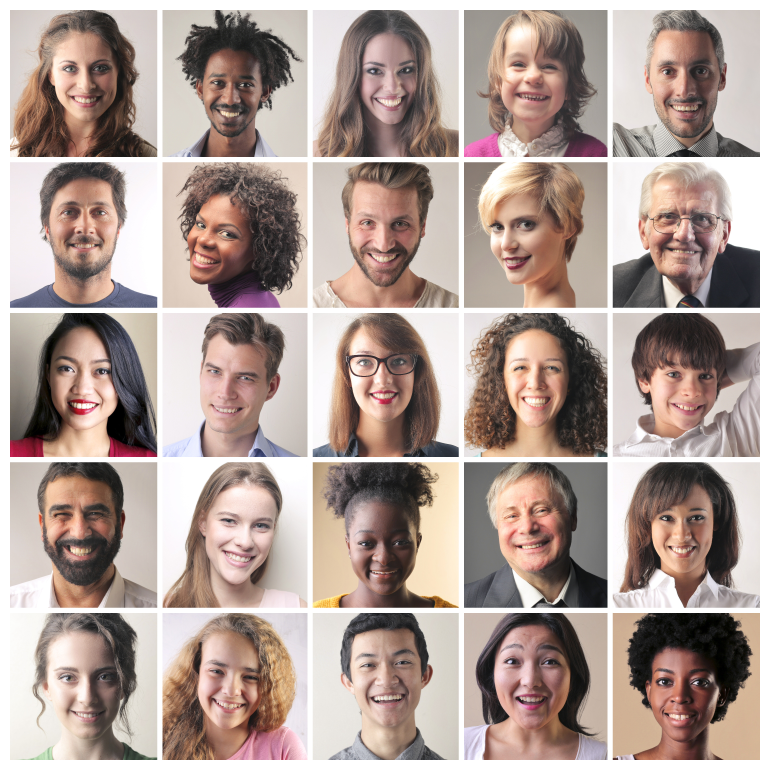
#> input picture faces.jpeg, 3080 x 3080 px (shown at 1/4 size)
$ python 'Skin detection.py'
#> lines starting #> are read from the running program, lines starting #| are printed output that depends on the picture; after the words box and inside, x2 and y2 are one past the last pixel; in counts of white or black regions, pixels touching at a corner belong together
import numpy as np
import cv2

img = cv2.imread("faces.jpeg",1)
#> img is the input picture: shape (3080, 3080, 3); mean B, G, R 150.4, 157.5, 175.1

cv2.imshow("Original",img)
#convert this into HSV file format

hsv= cv2.cvtColor(img,cv2.COLOR_RGB2HSV)
#> hsv: shape (3080, 3080, 3); mean H, S, V 94.5, 43.7, 175.6


h = hsv[:,:,0]
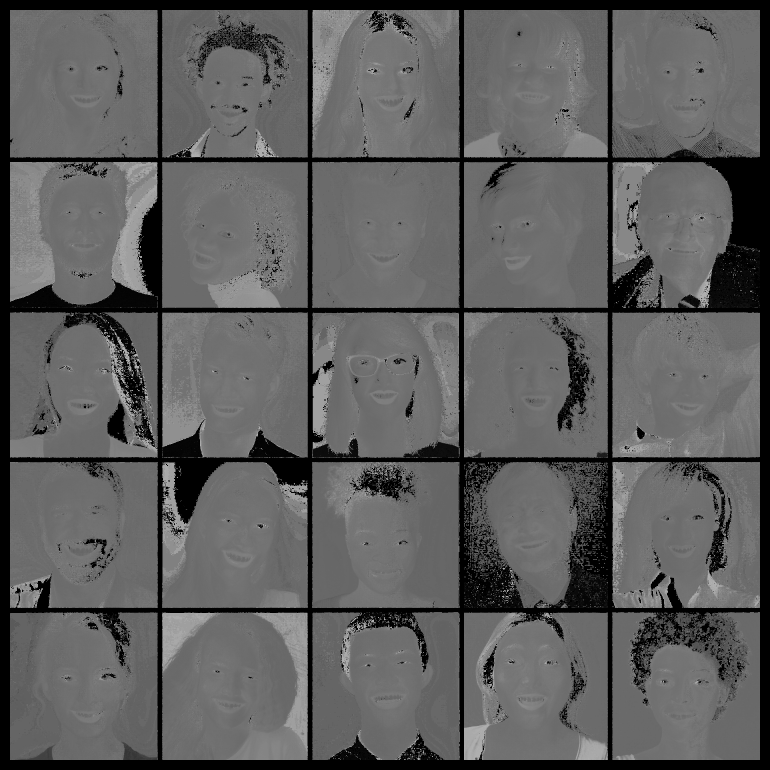
#> h: shape (3080, 3080) (shown at 1/4 size); min 0, max 179, mean 94.5
s = hsv[:,:,1]
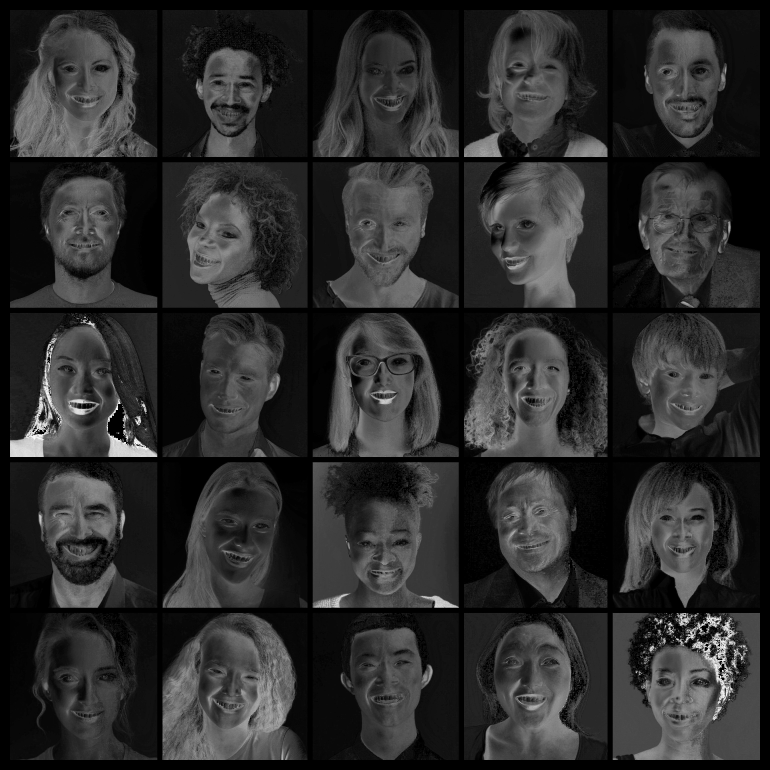
#> s: shape (3080, 3080) (shown at 1/4 size); min 0, max 255, mean 43.7
v = hsv[:,:,2]
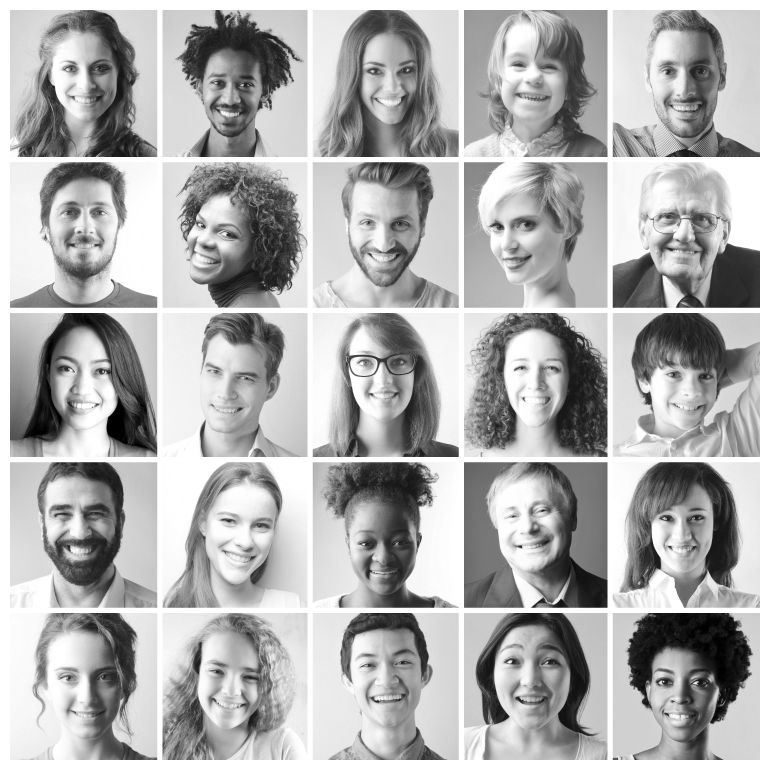
#> v: shape (3080, 3080) (shown at 1/4 size); min 0, max 255, mean 175.6

hsv_split =np.concatenate((h,s,v), axis=1)
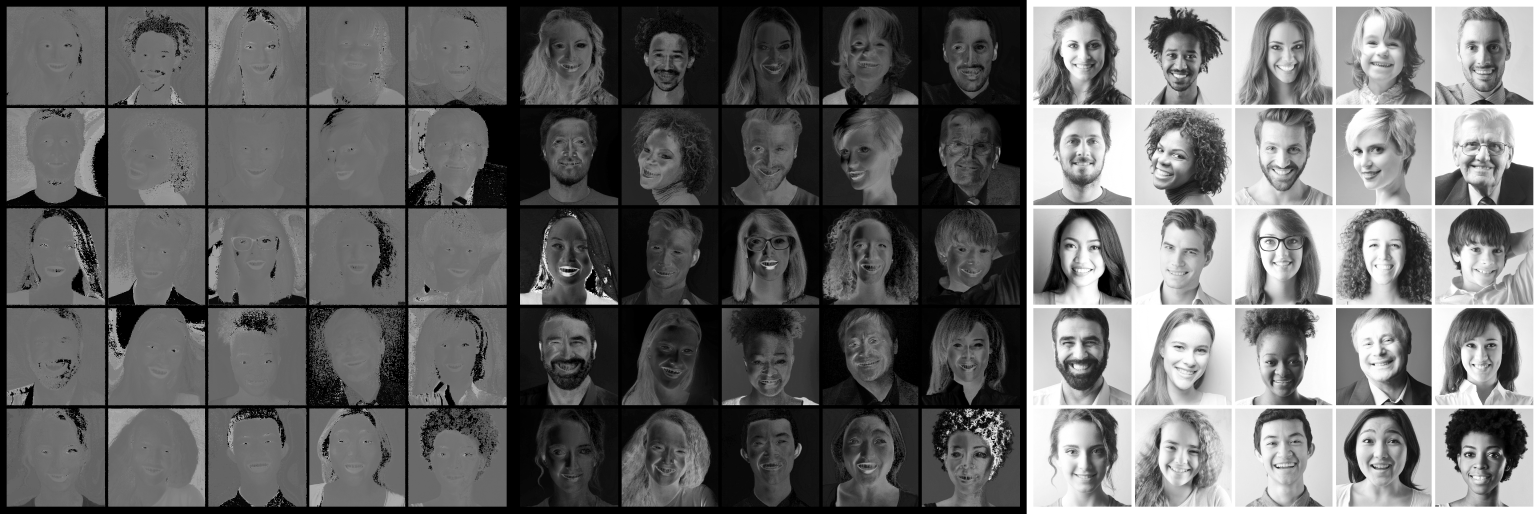
#> hsv_split: shape (3080, 9240) (shown at 1/6 size); min 0, max 255, mean 104.6
cv2.imshow("Split HSV", hsv_split)

# cv2.imshow("HSV",hsv)

#do some treshold
ret, min_sat = cv2.threshold(s,40,225,cv2.THRESH_BINARY)
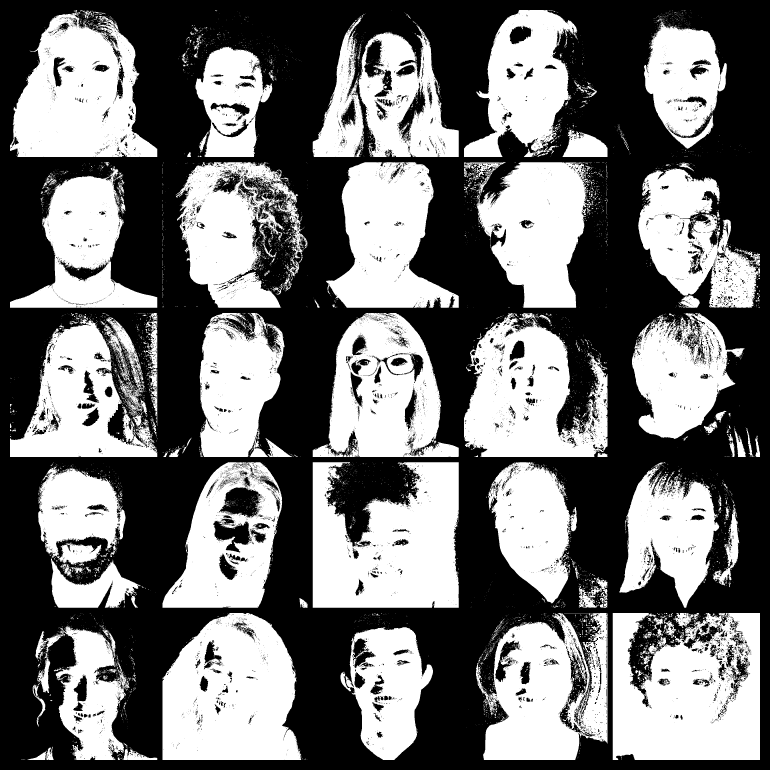
#> min_sat: shape (3080, 3080) (shown at 1/4 size); values 0 (black) and 225 (white), 44.9% white; 11686 white regions (11020 under 20 px), largest, box (x1, y1, x2, y2) and area: (2451, 2452, 3040, 3040) 278465, (1251, 1849, 1835, 2431) 264208, (650, 2452, 1205, 3040) 257180
cv2.imshow("Sat Filter", min_sat)

ret, max_hue = cv2.threshold(h,15,255,cv2.THRESH_BINARY_INV)
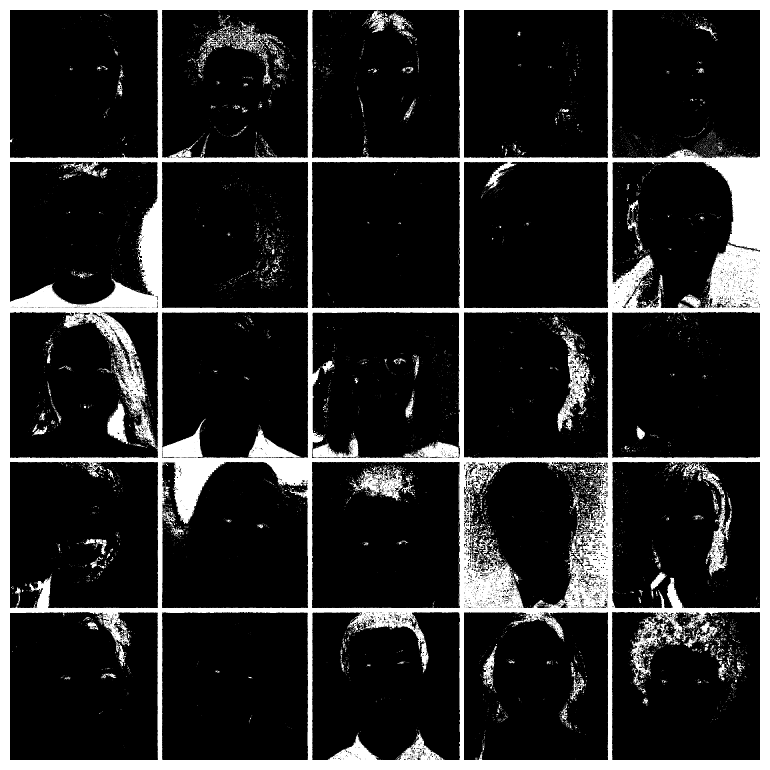
#> max_hue: shape (3080, 3080) (shown at 1/4 size); 16.1% white; 7921 white regions (7124 under 20 px), largest, box (x1, y1, x2, y2) and area: (0, 0, 3080, 3080) 1348800, (2228, 1309, 2363, 1727) 14914, (1397, 1864, 1659, 2002) 12067
cv2.imshow("Hue Filter",max_hue)

final = cv2.bitwise_and(min_sat,max_hue)
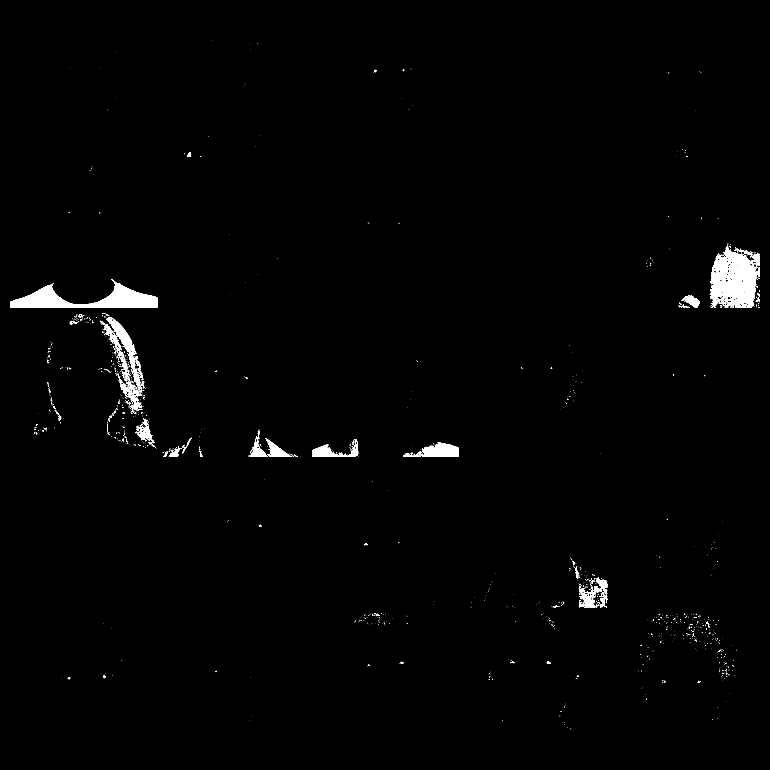
#> final: shape (3080, 3080) (shown at 1/4 size); values 0 (black) and 225 (white), 1.1% white; 1725 white regions (1591 under 20 px), largest, box (x1, y1, x2, y2) and area: (2840, 988, 3040, 1231) 30446, (40, 1124, 629, 1231) 28358, (1688, 1768, 1835, 1828) 6164
#make values 0 to 15 white
#INV mean inverse of the normal order of the threshold

cv2.imshow("Final",final)


cv2.waitKey(0)
cv2.destroyAllWindows()

$ run again, with fuzzy.png saved as faces.jpeg
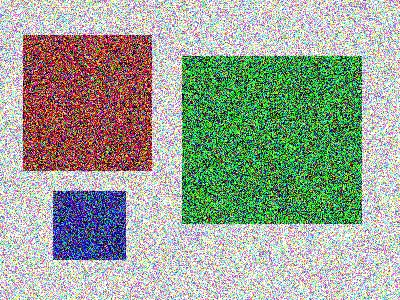
#> input picture fuzzy.png, 400 x 300 px
#> img is the input picture: shape (300, 400, 3); mean B, G, R 150, 164.2, 154.2
#> hsv: shape (300, 400, 3); mean H, S, V 84.5, 94.6, 185.5
#> `ret, min_sat = cv2.threshold(s,40,225,cv2.THRESH_BINARY)`:
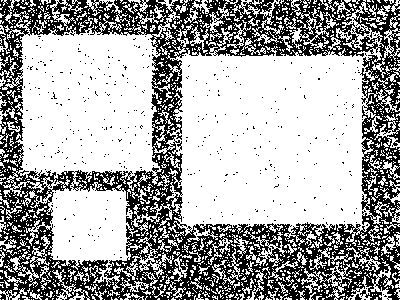
#> min_sat: shape (300, 400); values 0 (black) and 225 (white), 65.1% white; black in thin lines or dots
#> max_hue: shape (300, 400); 6.4% white in thin lines or dots
#> `final = cv2.bitwise_and(min_sat,max_hue)`:
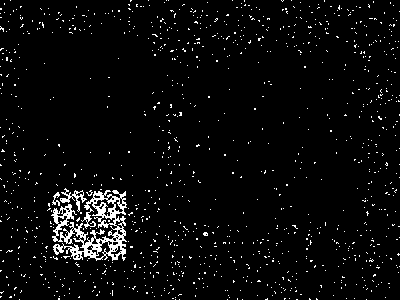
#> final: shape (300, 400); values 0 (black) and 225 (white), 3.9% white in thin lines or dots
